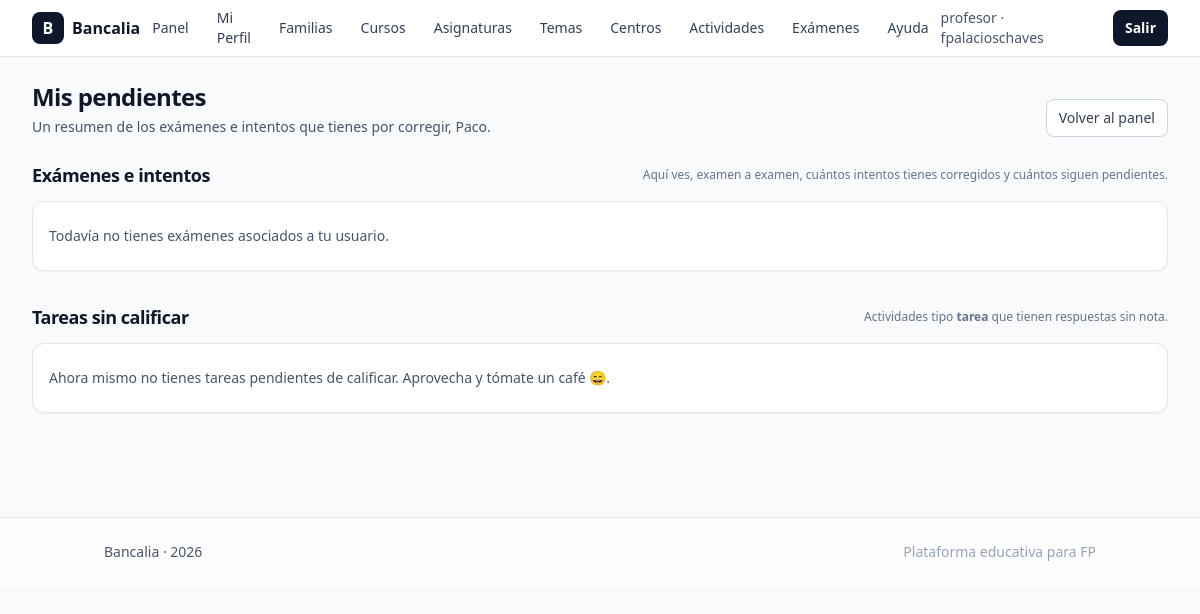
/mis_pendientes.php (signed in), run on an earlier commit of the app's database.
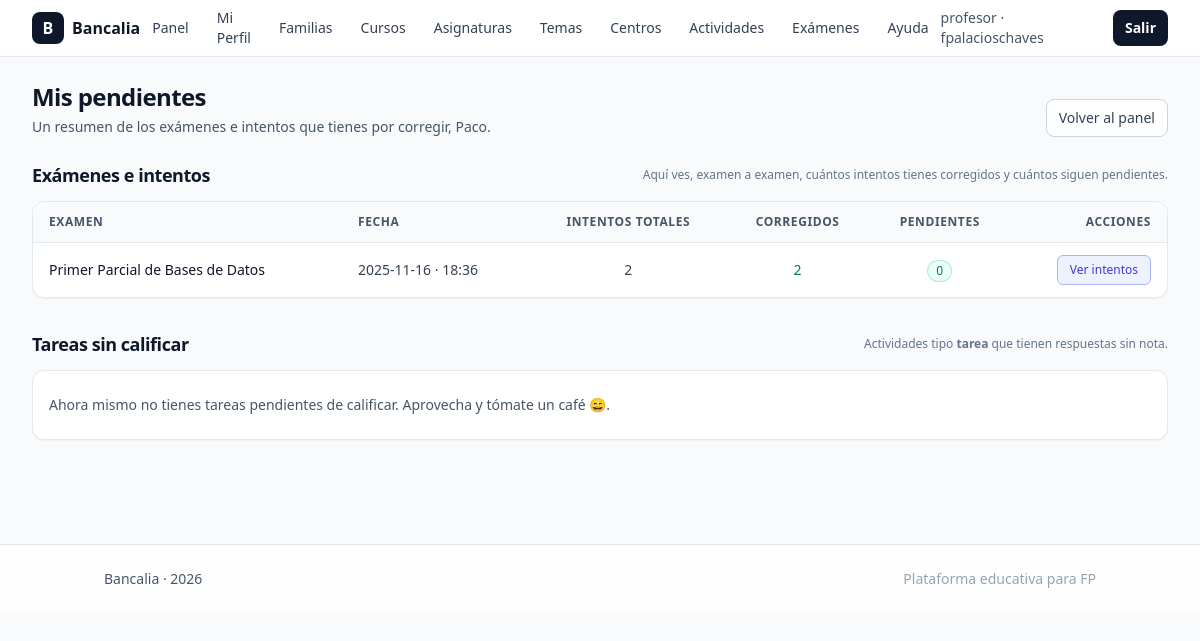
And on a later commit of the database.
### tables this page shows
CREATE TABLE `examenes` (
  `id` int(11) NOT NULL,
  `profesor_id` int(11) NOT NULL,
  `familia_id` int(11) NOT NULL,
  `curso_id` int(11) NOT NULL,
  `asignatura_id` int(11) NOT NULL,
  `titulo` varchar(255) NOT NULL,
  `descripcion` text DEFAULT NULL,
  `estado` enum('borrador','publicado') NOT NULL DEFAULT 'borrador',
  `tipo` enum('examen','practica') NOT NULL DEFAULT 'examen',
  `fecha` date DEFAULT NULL,
  `hora` time DEFAULT NULL,
  `duracion_minutos` int(11) DEFAULT NULL,
  `created_at` datetime NOT NULL DEFAULT current_timestamp(),
  `updated_at` datetime NOT NULL DEFAULT current_timestamp() ON UPDATE current_timestamp()
);

### config.php (called while the page is built, shortened)
<?php
function pdo(): PDO
{
  static $pdo;
  if ($pdo instanceof PDO)
    return $pdo;
  $host = $_ENV['DB_HOST'] ?? '127.0.0.1';
  $port = $_ENV['DB_PORT'] ?? '3306';
  $db = $_ENV['DB_NAME'] ?? 'bancalia';
  $user = $_ENV['DB_USER'] ?? 'root';
  $pass = $_ENV['DB_PASS'] ?? '';
  $dsn = "mysql:host=$host;port=$port;dbname=$db;charset=utf8mb4";
  $pdo = new PDO($dsn, $user, $pass, [
    PDO::ATTR_ERRMODE => PDO::ERRMODE_EXCEPTION,
    PDO::ATTR_DEFAULT_FETCH_MODE => PDO::FETCH_ASSOC,
    PDO::ATTR_EMULATE_PREPARES => false,
  ]);
  return $pdo;
}

### public/mis_pendientes.php (the view, shortened to what the changed rows need)
<?php
require_once __DIR__ . '/../config.php';
$u = current_user();
$role       = $u['role'] ?? '';
$profesorId = $u['profesor_id'] ?? null;
if ($role !== 'admin') {
  if (!$profesorId && !empty($u['email'])) {
    $st = pdo()->prepare('SELECT id FROM profesores WHERE email=:e LIMIT 1');
    $st->execute([':e' => $u['email']]);
    if ($row = $st->fetch()) {
      $profesorId = (int)$row['id'];
    }
  }
}
require_once __DIR__ . '/../partials/header.php';
  ?>
  <?php
$st = pdo()->prepare('
  SELECT
    e.id,
    e.titulo,
    e.fecha,
    e.hora,
    COUNT(ei.id) AS intentos_totales,
    SUM(CASE WHEN ei.corregido = 1 THEN 1 ELSE 0 END) AS intentos_corregidos,
    SUM(CASE WHEN ei.corregido IS NULL OR ei.corregido = 0 THEN 1 ELSE 0 END) AS intentos_pendientes
  FROM examenes e
  LEFT JOIN examen_intentos ei ON ei.examen_id = e.id
  WHERE e.profesor_id = :p
  GROUP BY e.id, e.titulo, e.fecha, e.hora
  ORDER BY e.fecha IS NULL ASC, e.fecha DESC, e.hora DESC, e.id DESC
');
$st->execute([':p' => $profesorId]);
$examenes = $st->fetchAll();
?>
<div class="mb-6 flex flex-col gap-2 sm:flex-row sm:items-end sm:justify-between">
  <div>
    <h1 class="text-2xl font-semibold tracking-tight">Mis pendientes</h1>
  </div>
</div>
<section id="examenes" class="mb-8">
  <div class="mb-3 flex items-center justify-between gap-2">
    <h2 class="text-lg font-semibold tracking-tight text-slate-900">
      Exámenes e intentos
    </h2>
  </div>
  <div class="rounded-xl border border-slate-200 bg-white overflow-hidden shadow-sm">
    <?php if (!$examenes): ?>
      <div class="px-4 py-6 text-sm text-slate-600">
        Todavía no tienes exámenes asociados a tu usuario.
      </div>
    <?php else: ?>
      <div class="overflow-x-auto">
        <table class="min-w-full divide-y divide-slate-200 text-sm">
          <thead class="bg-slate-50">
            <tr>
              <th class="px-4 py-3 text-left text-xs font-semibold uppercase tracking-wider text-slate-600">Examen</th>
              <th class="px-4 py-3 text-left text-xs font-semibold uppercase tracking-wider text-slate-600">Fecha</th>
              <th class="px-4 py-3 text-center text-xs font-semibold uppercase tracking-wider text-slate-600">Intentos totales</th>
              <th class="px-4 py-3 text-center text-xs font-semibold uppercase tracking-wider text-slate-600">Corregidos</th>
              <th class="px-4 py-3 text-center text-xs font-semibold uppercase tracking-wider text-slate-600">Pendientes</th>
              <th class="px-4 py-3 text-right text-xs font-semibold uppercase tracking-wider text-slate-600">Acciones</th>
            </tr>
          </thead>
          <tbody class="divide-y divide-slate-200">
            <?php foreach ($examenes as $ex): ?>
              <?php
                $tot   = (int)($ex['intentos_totales'] ?? 0);
                $corr  = (int)($ex['intentos_corregidos'] ?? 0);
                $pend  = (int)($ex['intentos_pendientes'] ?? 0);
                $fecha = $ex['fecha'] ? htmlspecialchars((string)$ex['fecha']) : '—';
                $hora  = $ex['hora']  ? htmlspecialchars(substr((string)$ex['hora'], 0, 5)) : '';
                $badgeClass = $pend > 0
                  ? 'bg-amber-50 text-amber-700 ring-1 ring-amber-200'
                  : 'bg-emerald-50 text-emerald-700 ring-1 ring-emerald-200';
              ?>
              <tr class="hover:bg-slate-50">
                <td class="px-4 py-3">
                  <div class="text-sm font-medium text-slate-900">
                    <?= htmlspecialchars($ex['titulo'] ?? '') ?>
                  </div>
                </td>
                <td class="px-4 py-3 text-sm text-slate-700">
                  <?= $fecha ?><?= $hora ? ' · '.$hora : '' ?>
                </td>
                <td class="px-4 py-3 text-center text-sm text-slate-700">
                  <?= $tot ?>
                </td>
                <td class="px-4 py-3 text-center text-sm text-emerald-700">
                  <?= $corr ?>
                </td>
                <td class="px-4 py-3 text-center">
                  <span class="inline-flex items-center rounded-full px-2 py-0.5 text-xs font-medium <?= $badgeClass ?>">
                    <?= $pend ?>
                  </span>
                </td>
                <td class="px-4 py-3 text-right">
                  <a
                    href="<?= PUBLIC_URL ?>/admin/examenes/intentos.php?examen_id=<?= (int)$ex['id'] ?>"
                    class="inline-flex items-center rounded-md border border-indigo-300 bg-indigo-50 px-3 py-1.5 text-xs font-medium text-indigo-700 hover:bg-indigo-100"
                  >
                    Ver intentos
                  </a>
                </td>
              </tr>
            <?php endforeach; ?>
          </tbody>
        </table>
      </div>
    <?php endif; ?>
  </div>
</section>
<section id="tareas" class="mb-10">
  <div class="mb-3 flex items-center justify-between gap-2">
    <h2 class="text-lg font-semibold tracking-tight text-slate-900">
      Tareas sin calificar
    </h2>
  </div>
</section>
<?php require_once __DIR__ . '/../partials/footer.php'; ?>

What changed in the data, as far as the page shows it:
added examenes: titulo "Primer Parcial de Bases de Datos", fecha "2025-11-16", hora "18:36", tot "2", corr "2", pend "0"
Also different on the page:
text no longer shown: "Todavía no tienes exámenes asociados a tu usuario."
text now shown: "EXAMEN FECHA INTENTOS TOTALES CORREGIDOS PENDIENTES ACCIONES"
